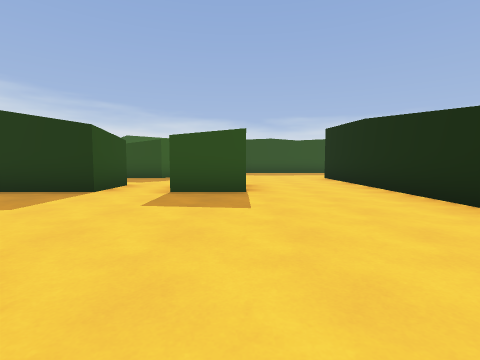
View 1 (above)

22 first-person views from a walk through a Godot game level. The camera is 1.2 m above the floor, tilts 4° down and sees 85° across. The floor is counted in squares, 2 m on a side. Each view is taken from the middle of a square. On the plan, view 1 faces up. The plan holds only what a view shows up to about 9 squares ahead; the rest is blank. The place goes on beyond the plan. Characters and animated objects are not drawn. Some surface patterns are stand-ins.

View 2
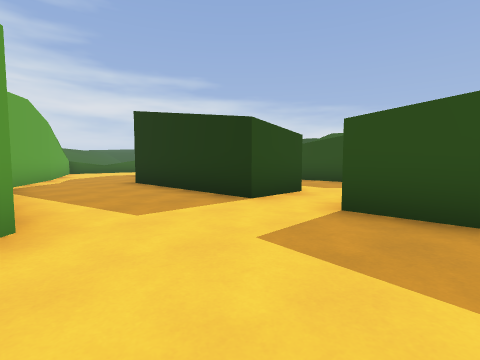

View 3
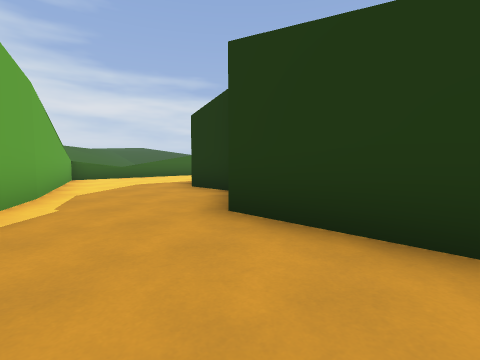

View 4
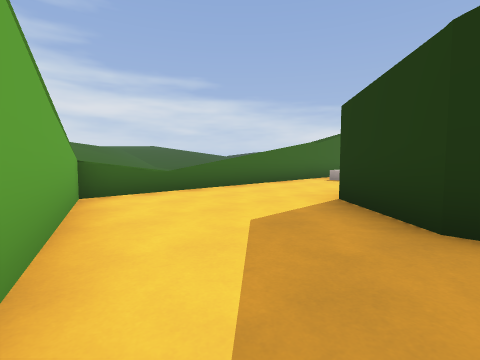

View 5
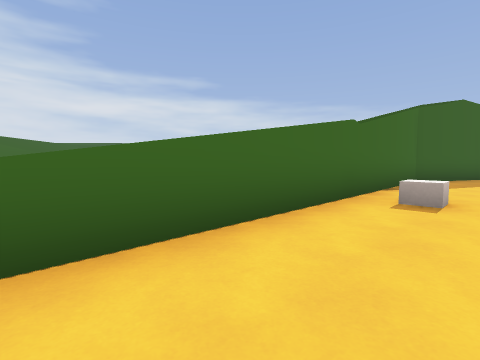

View 6
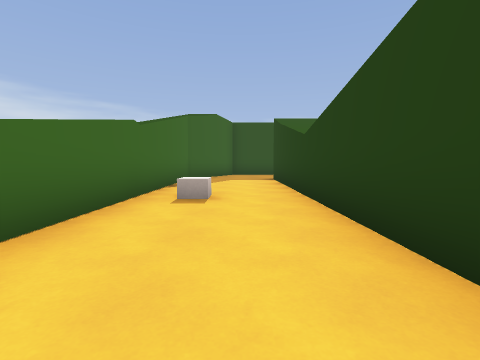

View 7
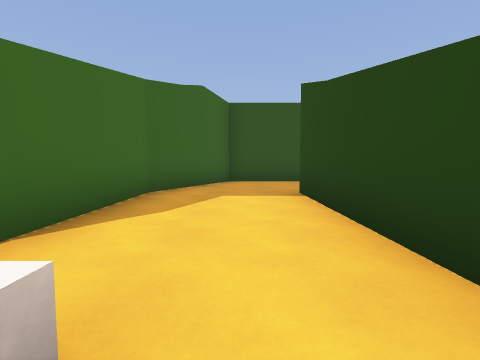

View 8
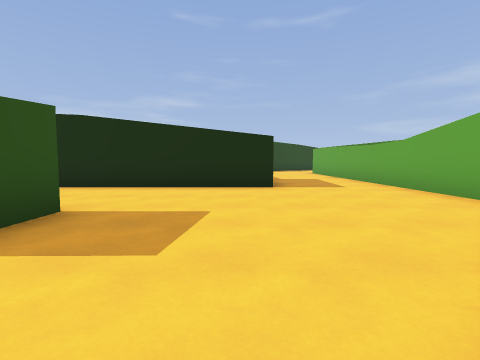

View 9
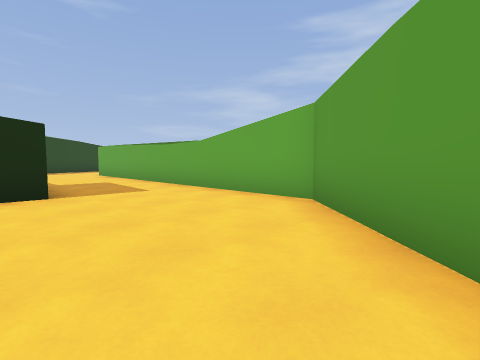

View 10
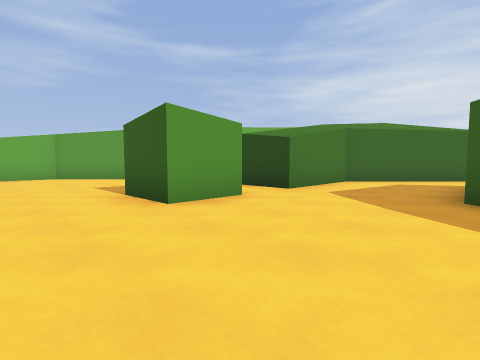

View 11
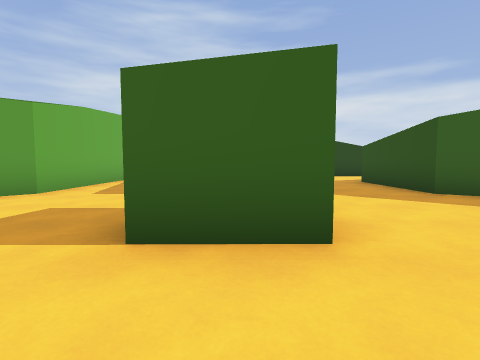

View 12
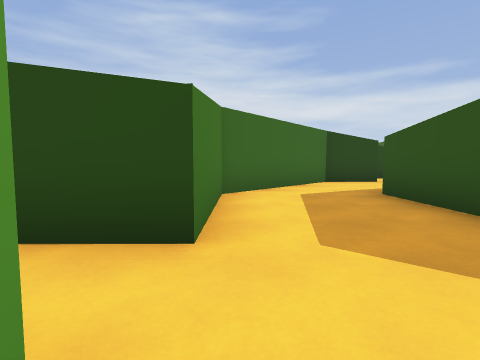

View 13
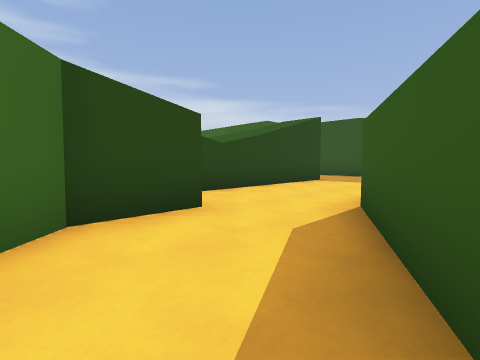

View 14
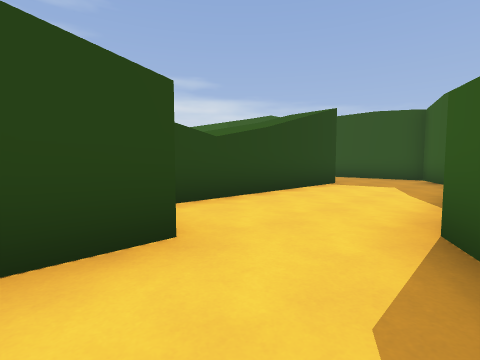

View 15
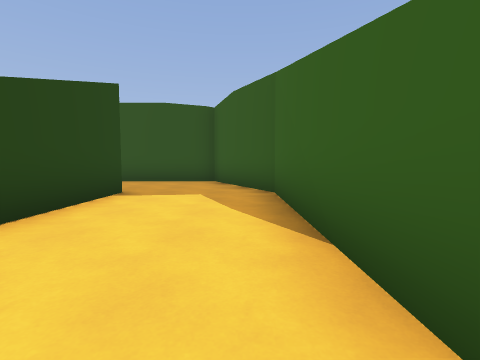

View 16
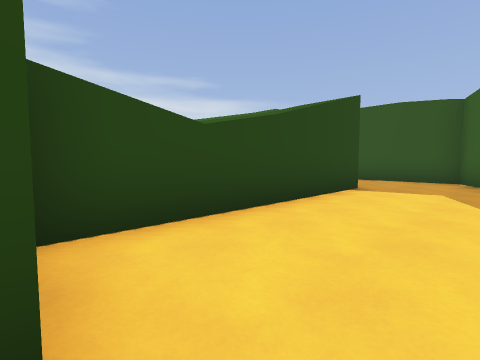

View 17
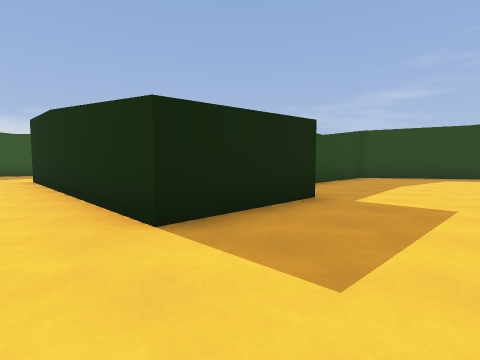

View 18
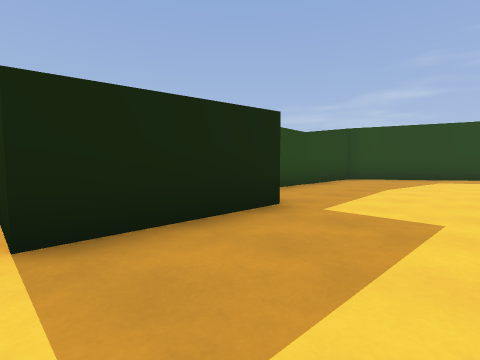

View 19
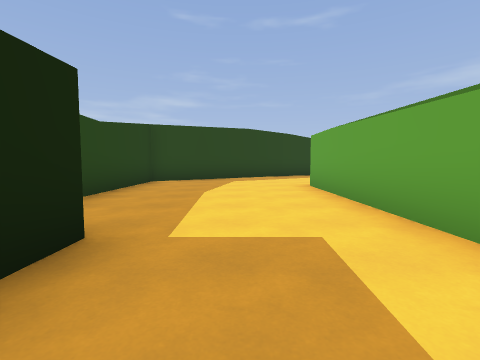

View 20
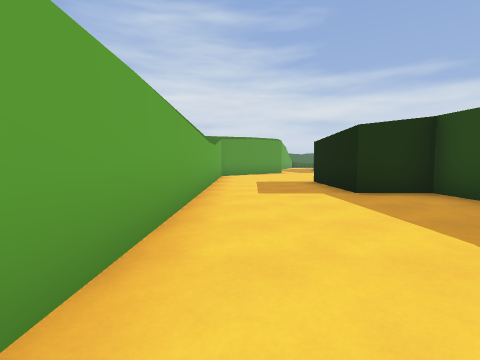

View 21
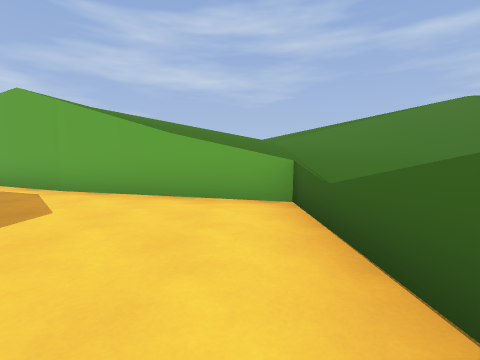

View 22
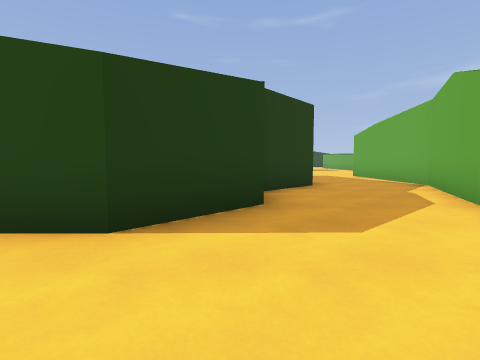

### Floor plan
Key: @ floor where view 1 was taken; # wall or solid block; . floor; ^ raised ledge; O other object.
Columns run from 16 left of view 1 to 14 right of it. Each row starts with its distance up from view 1.
 20   #######
 19  ##.....#
 18  #......##
 17  #..##...#
 16  #..##...#
 15  #..##...#
 14  #..##...#
 13  #..##...#
 12  #O.##...##
 11  #..####..#
 10  ^..#  #..####.....
  9  ^..#  ##..........#
  8  ^..## ###.........#
  7  ^...######........#
  6 ^^......######.##..#
  5 ^^^......#####.##..#
  4 ^^^###.............#  ########
  3 ^^   ###...........## #......#
  2        #######......###......##
  1              ##...............#
  0               ##@.............
 -1                #############..

Positions as (right, up) in squares from view 1, and headings:
1: (0, 0), facing up
2: (0, 2), facing up-left
3: (-5, 3), facing up-left
4: (-10, 4), facing up-left
5: (-13, 8), facing up-left
6: (-13, 8), facing up
7: (-13, 12), facing up
8: (-3, 3), facing right
9: (-2, 3), facing down-right
10: (2, 10), facing down-left
11: (2, 6), facing left
12: (-1, 7), facing left
13: (-6, 9), facing up-left
14: (-7, 10), facing up-left
15: (-8, 12), facing up
16: (-8, 11), facing up-left
17: (2, 0), facing up-right
18: (3, 0), facing up-right
19: (4, 1), facing right
20: (11, 0), facing left
21: (-14, 9), facing down
22: (-14, 7), facing right
